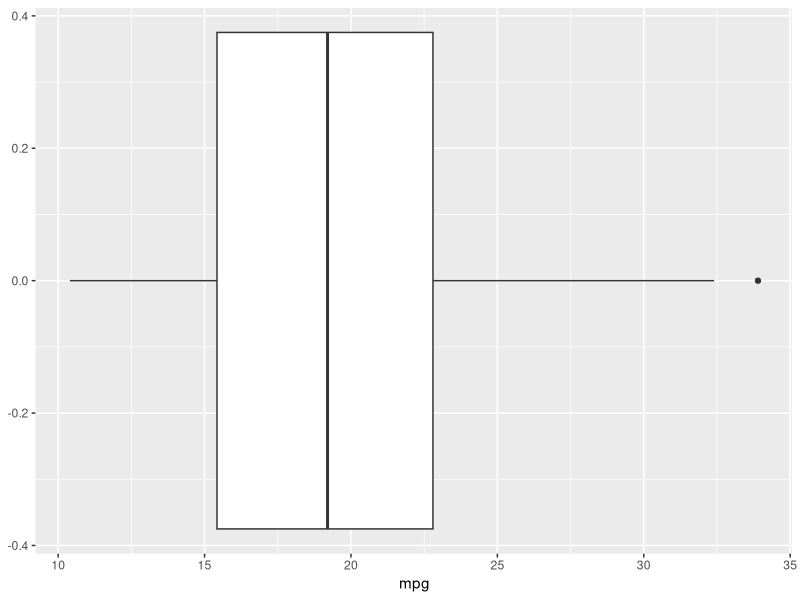
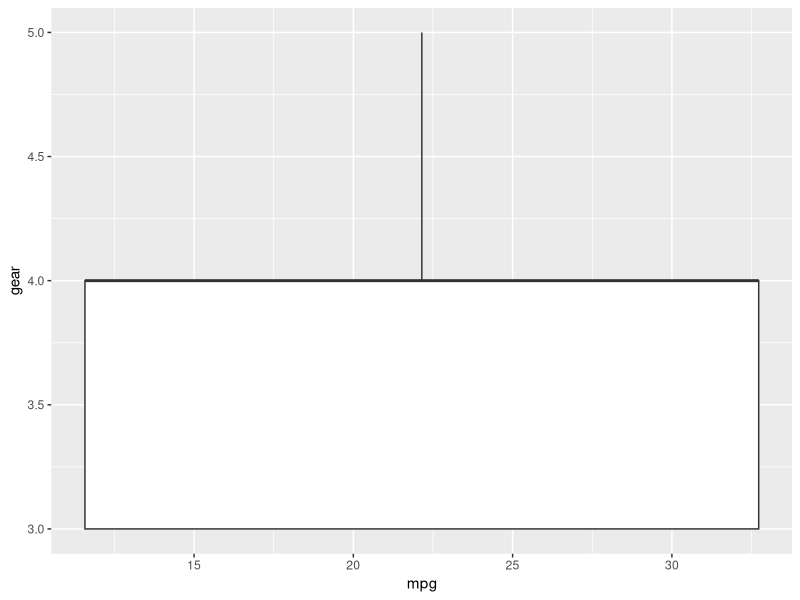
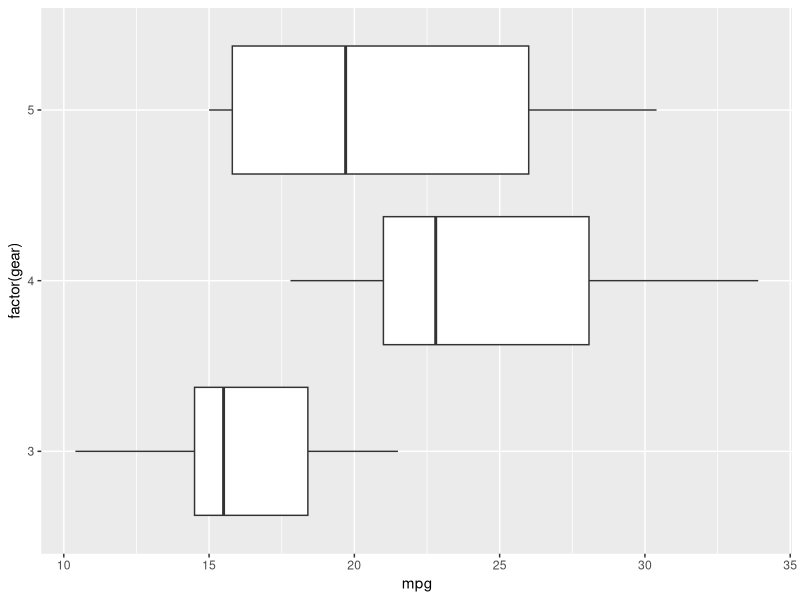
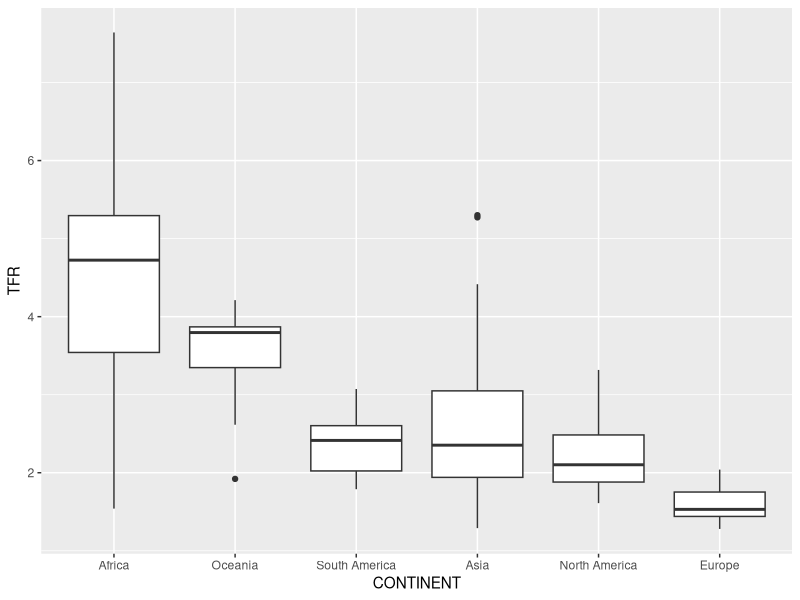

The R source for these figures, in order:
## ---- chunk 1
knitr::opts_chunk$set(echo = TRUE, error = TRUE,
                      fig.width = 6, fig.height = 4)
## ---- chunk 2
library(ggplot2)
ggplot(mtcars, aes(x = mpg)) +
  geom_boxplot() 
## ---- chunk 3
ggplot(mtcars, aes(x = mpg, y = gear)) +
  geom_boxplot() 
## ---- chunk 4
ggplot(mtcars, aes(x = mpg, y = factor(gear))) +
  geom_boxplot()
## ---- chunk 5
world <- read.csv("countries2012.csv")
world$CONTINENT <- reorder(world$CONTINENT, -world$TFR, median)
ggplot(world, aes(x = CONTINENT, y = TFR)) + 
  geom_boxplot()
